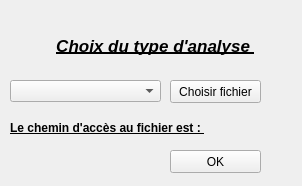
<?xml version="1.0" encoding="UTF-8"?>
<ui version="4.0">
 <class>WidgetFichier</class>
 <widget class="QWidget" name="WidgetFichier">
  <property name="geometry">
   <rect>
    <x>0</x>
    <y>0</y>
    <width>302</width>
    <height>186</height>
   </rect>
  </property>
  <property name="windowTitle">
   <string>WidgetFFT</string>
  </property>
  <widget class="QLabel" name="lblFichierBigTitle">
   <property name="geometry">
    <rect>
     <x>50</x>
     <y>20</y>
     <width>211</width>
     <height>51</height>
    </rect>
   </property>
   <property name="font">
    <font>
     <family>MS Sans Serif</family>
     <pointsize>13</pointsize>
     <weight>75</weight>
     <italic>true</italic>
     <bold>true</bold>
     <underline>true</underline>
    </font>
   </property>
   <property name="text">
    <string>Choix du type d'analyse </string>
   </property>
   <property name="textFormat">
    <enum>Qt::AutoText</enum>
   </property>
   <property name="scaledContents">
    <bool>true</bool>
   </property>
   <property name="alignment">
    <set>Qt::AlignCenter</set>
   </property>
   <property name="wordWrap">
    <bool>false</bool>
   </property>
  </widget>
  <widget class="QLabel" name="lblFichierText">
   <property name="geometry">
    <rect>
     <x>10</x>
     <y>140</y>
     <width>291</width>
     <height>16</height>
    </rect>
   </property>
   <property name="text">
    <string/>
   </property>
  </widget>
  <widget class="QPushButton" name="btnFichier">
   <property name="geometry">
    <rect>
     <x>170</x>
     <y>80</y>
     <width>91</width>
     <height>23</height>
    </rect>
   </property>
   <property name="text">
    <string>Choisir fichier</string>
   </property>
  </widget>
  <widget class="QLabel" name="lblFichierTitle">
   <property name="geometry">
    <rect>
     <x>10</x>
     <y>120</y>
     <width>291</width>
     <height>16</height>
    </rect>
   </property>
   <property name="font">
    <font>
     <weight>75</weight>
     <bold>true</bold>
     <underline>true</underline>
    </font>
   </property>
   <property name="text">
    <string>Le chemin d'accès au fichier est : </string>
   </property>
  </widget>
  <widget class="QComboBox" name="cbxChoixTable">
   <property name="geometry">
    <rect>
     <x>10</x>
     <y>80</y>
     <width>151</width>
     <height>22</height>
    </rect>
   </property>
   <item>
    <property name="text">
     <string/>
    </property>
   </item>
   <item>
    <property name="text">
     <string>Bearing</string>
    </property>
   </item>
   <item>
    <property name="text">
     <string>Belts</string>
    </property>
   </item>
   <item>
    <property name="text">
     <string>VibrationData</string>
    </property>
   </item>
  </widget>
  <widget class="QPushButton" name="btnOK">
   <property name="enabled">
    <bool>true</bool>
   </property>
   <property name="geometry">
    <rect>
     <x>170</x>
     <y>150</y>
     <width>91</width>
     <height>23</height>
    </rect>
   </property>
   <property name="text">
    <string>OK</string>
   </property>
  </widget>
 </widget>
 <resources/>
 <connections/>
</ui>
